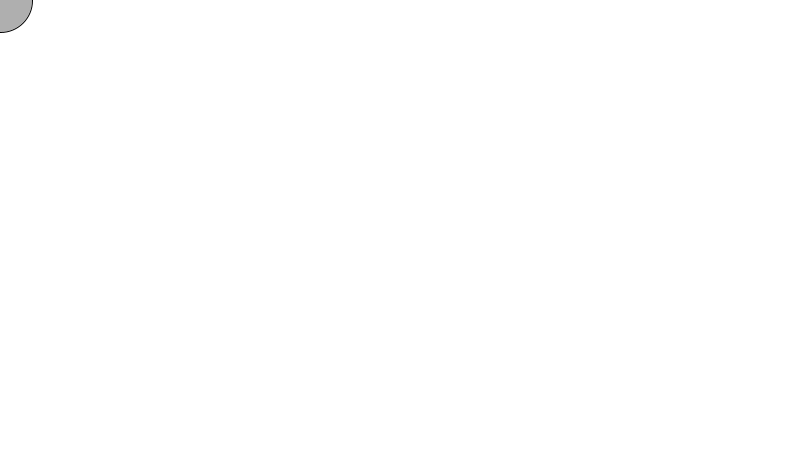
Frame 1 (no input)
Frame 60 (the mouse pressed at the canvas centre just before this capture): identical to frame 1, image omitted
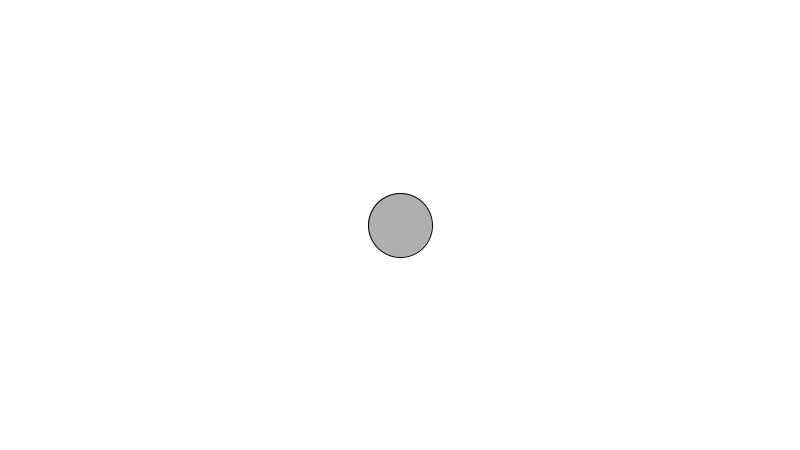
Frame 120 (the mouse held since frame 60 and released just before this capture)

The Processing sketch that drew these frames (run headless with seeded random() and noise(); from frame 60 on, the mouse is pressed at the canvas centre):

// Processing sketch: rain_game
// ── rain_game.pde
Catcher catcher;

void setup() {
  //fullScreen();
  size(800, 450);
  
  catcher = new Catcher(32);
}

void draw() {
  background(255);
  
  catcher.setLocation(mouseX, mouseY);
  catcher.display();
}

// ── Ball.pde
class Ball {
  float r;
  float x;
  float y;
  float vx;
  float vy;
  color c = color(100, 50);
  
  Ball(float r) {
    this.r = r;
    
    x = random(width);
    y = random(height);
    
    vx = random(-5, 5);
    vy = random(-5, 5);
  }
  
  void move() {
    x += vx;
    y += vy;
    
    // Check horizonal edges
    if (x > width || x < 0) {
      vx *= -1; 
    }
    
    // Check vertical edges
    if (y > height || y < 0) {
      vy *= -1; 
    }
  }
  
  void display() {
    stroke(0);
    fill(0, 50);
    ellipse(x, y, 2 * r, 2 * r);
    c = color(100, 50);
  }
  
  void highlight() {
    c = color(0, 150);  
  }
  
  boolean intersect(Ball other) {
    float distance = dist(x, y, other.x, other.y);
    if (distance < r + other.r) {
      return true; 
    }
    else {
      return false; 
    }
  }
}

// ── Catcher.pde
class Catcher {
  float r; // radius
  float x; // location
  float y;
  
  Catcher(float r) {
    this.r = r;
    x = 0;
    y = 0;
  }
  
  void setLocation(int x, int y) {
    this.x = x;
    this.y = y;
  }
  
  void display() {
    stroke(0);
    fill(175);
    ellipse(x, y, 2 * r, 2 * r);
  }
}

// ── Drop.pde
class Drop {
  float x;
  float y;
  float vy;
  color c;
  float r;
  
  Drop() {
    r = 8;
    x = random(width);
    y = -4 * r;
    vy = random(1, 5);
    c = color(50, 100, 150);
  }
  
  void move() {
    y += vy; 
  }
  
  void caught() {
    vy = 0;
    y = -1000;
  }
  
  void display() {
    noStroke();
    fill(c);
    for (int i = 2; i < r; i++) {
      ellipse(x, y + 4 * i, 2 * i, 2 * i); 
    }
  }
}

// ── Timer.pde
class Timer {
  int saved_time;
  int total_time;
  
  Timer(int total_time) {
    this.total_time = total_time; 
  }
  
  void start() {
    saved_time = millis(); 
  }
  
  boolean is_finished() {
    int passed_time = millis() - saved_time;
    if (passed_time > total_time) {
      return true; 
    }
    else {
      return false; 
    }
  }
}
